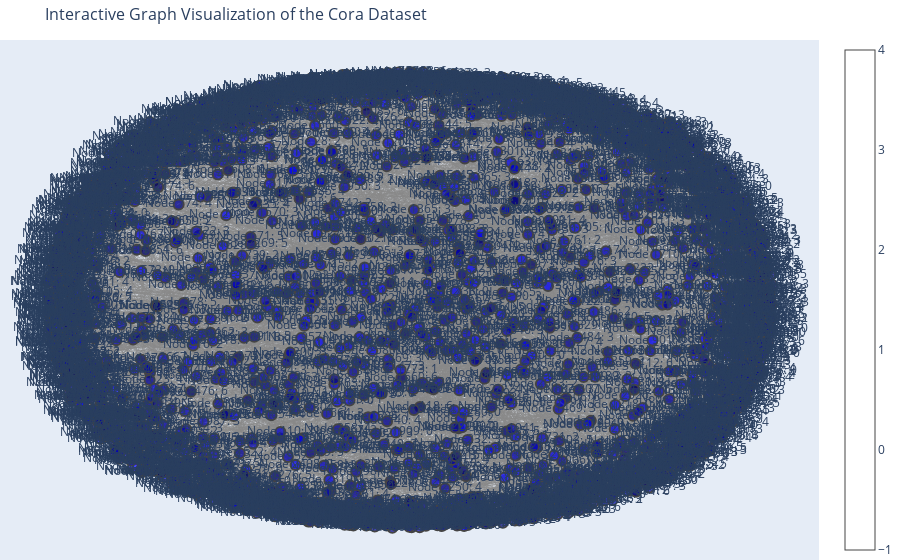

Notebook cell for this chart:
### Code cell
def plot_interactive_graph():
    edge_index = data.edge_index.cpu().numpy()
    G = nx.Graph()

    for i in range(edge_index.shape[1]):
        G.add_edge(edge_index[0, i], edge_index[1, i])

    labels = {i: dataset[0].y[i].item() for i in range(data.num_nodes)}
    colors = np.array([dataset[0].y[i].item() for i in range(data.num_nodes)])

    pos = nx.spring_layout(G, k=0.5, iterations=50)

    header = str(dataset).replace("(","").replace(")","")

    edge_x = []
    edge_y = []
    for edge in G.edges():
        x0, y0 = pos[edge[0]]
        x1, y1 = pos[edge[1]]
        edge_x.append(x0)
        edge_x.append(x1)
        edge_x.append(None)
        edge_y.append(y0)
        edge_y.append(y1)
        edge_y.append(None)

    edge_trace = go.Scatter(
        x=edge_x, y=edge_y,
        line=dict(width=0.5, color='#888'),
        hoverinfo='none',
        mode='lines'
    )

    node_x = []
    node_y = []
    node_color = []
    for i in range(data.num_nodes):
        x, y = pos[i]
        node_x.append(x)
        node_y.append(y)
        node_color.append(f'rgba(0, 0, {255 - (colors[i] * 25)}, 0.7)')

    node_trace = go.Scatter(
        x=node_x, y=node_y,
        mode='markers+text',
        hoverinfo='text',
        marker=dict(showscale=True,
                    colorscale='Blues',
                    size=10,
                    color=node_color,
                    line=dict(width=2)),
        text=[f'Node {i}: {labels[i]}' for i in range(data.num_nodes)]
    )

    fig = go.Figure(data=[edge_trace, node_trace],
                    layout=go.Layout(
                        title=f'Interactive Graph Visualization of the {header} Dataset',
                        titlefont=dict(size=16),
                        showlegend=False,
                        hovermode='closest',
                        margin=dict(b=0,l=0,r=0,t=40),
                        xaxis=dict(showgrid=False, zeroline=False, showticklabels=False),
                        yaxis=dict(showgrid=False, zeroline=False, showticklabels=False)
                    ))

    pyo.iplot(fig)

plot_interactive_graph()

### Figure 1 — Plotly figure (JSON) as saved in the notebook; plotly's stock layout.template omitted (floating-point values rounded to 4 significant figures; data arrays with more than 128 entries replaced by an {"elided": "..."} marker saying what was removed)
{"data": [{"hoverinfo": "none", "line": {"color": "#888", "width": 0.5}, "mode": "lines", "type": "scatter", "x": {"elided": "15834 float values"}, "y": {"elided": "15834 float values"}}, {"hoverinfo": "text", "marker": {"color": {"elided": "2708 str values"}, "colorscale": [[0, "rgb(247,251,255)"], [0.125, "rgb(222,235,247)"], [0.25, "rgb(198,219,239)"], [0.375, "rgb(158,202,225)"], [0.5, "rgb(107,174,214)"], [0.625, "rgb(66,146,198)"], [0.75, "rgb(33,113,181)"], [0.875, "rgb(8,81,156)"], [1, "rgb(8,48,107)"]], "line": {"width": 2}, "showscale": true, "size": 10}, "mode": "markers+text", "text": {"elided": "2708 str values"}, "type": "scatter", "x": {"elided": "2708 float values"}, "y": {"elided": "2708 float values"}}], "layout": {"hovermode": "closest", "margin": {"b": 0, "l": 0, "r": 0, "t": 40}, "showlegend": false, "title": {"font": {"size": 16}, "text": "Interactive Graph Visualization of the Cora Dataset"}, "xaxis": {"showgrid": false, "showticklabels": false, "zeroline": false}, "yaxis": {"showgrid": false, "showticklabels": false, "zeroline": false}}}
